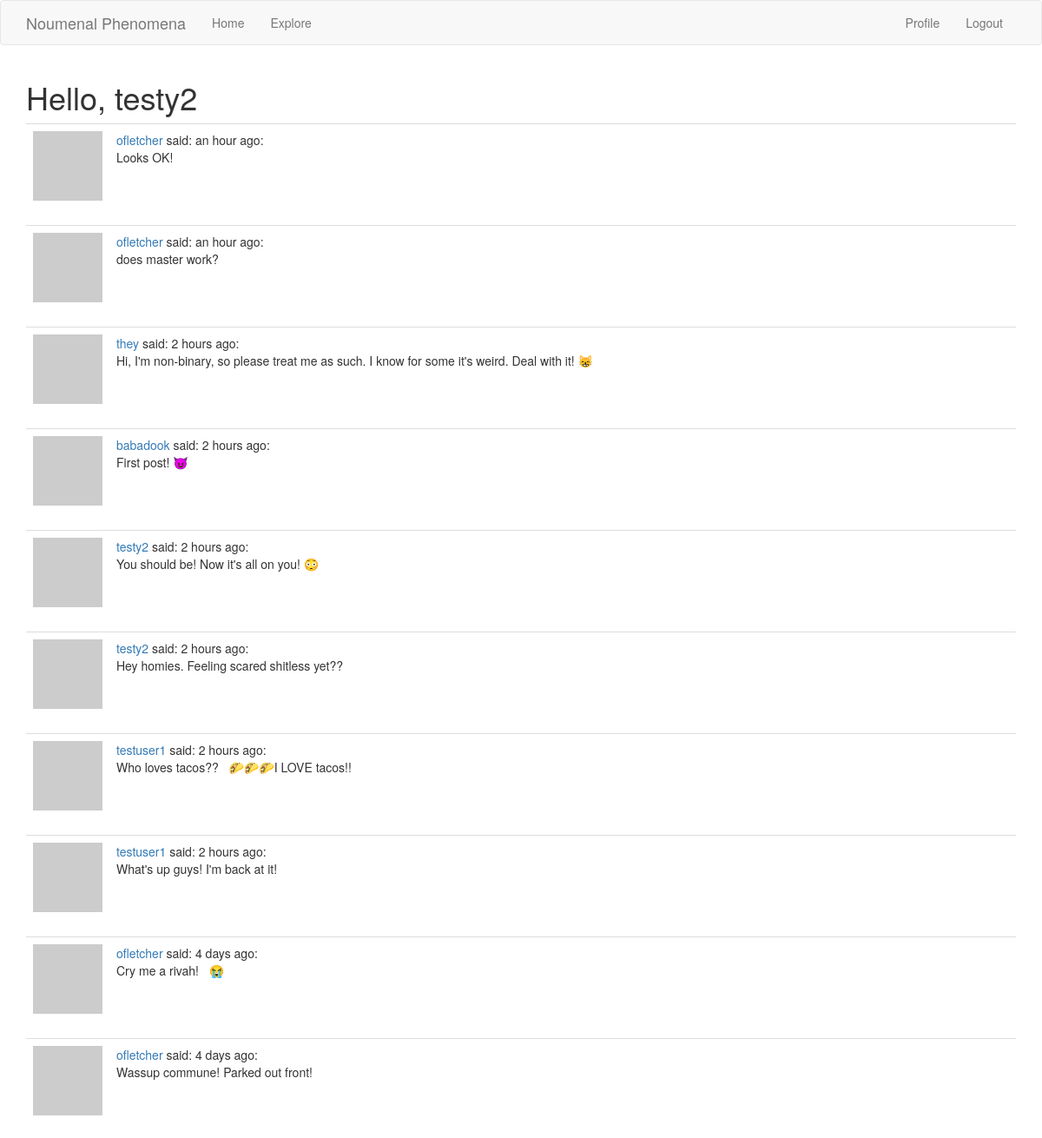
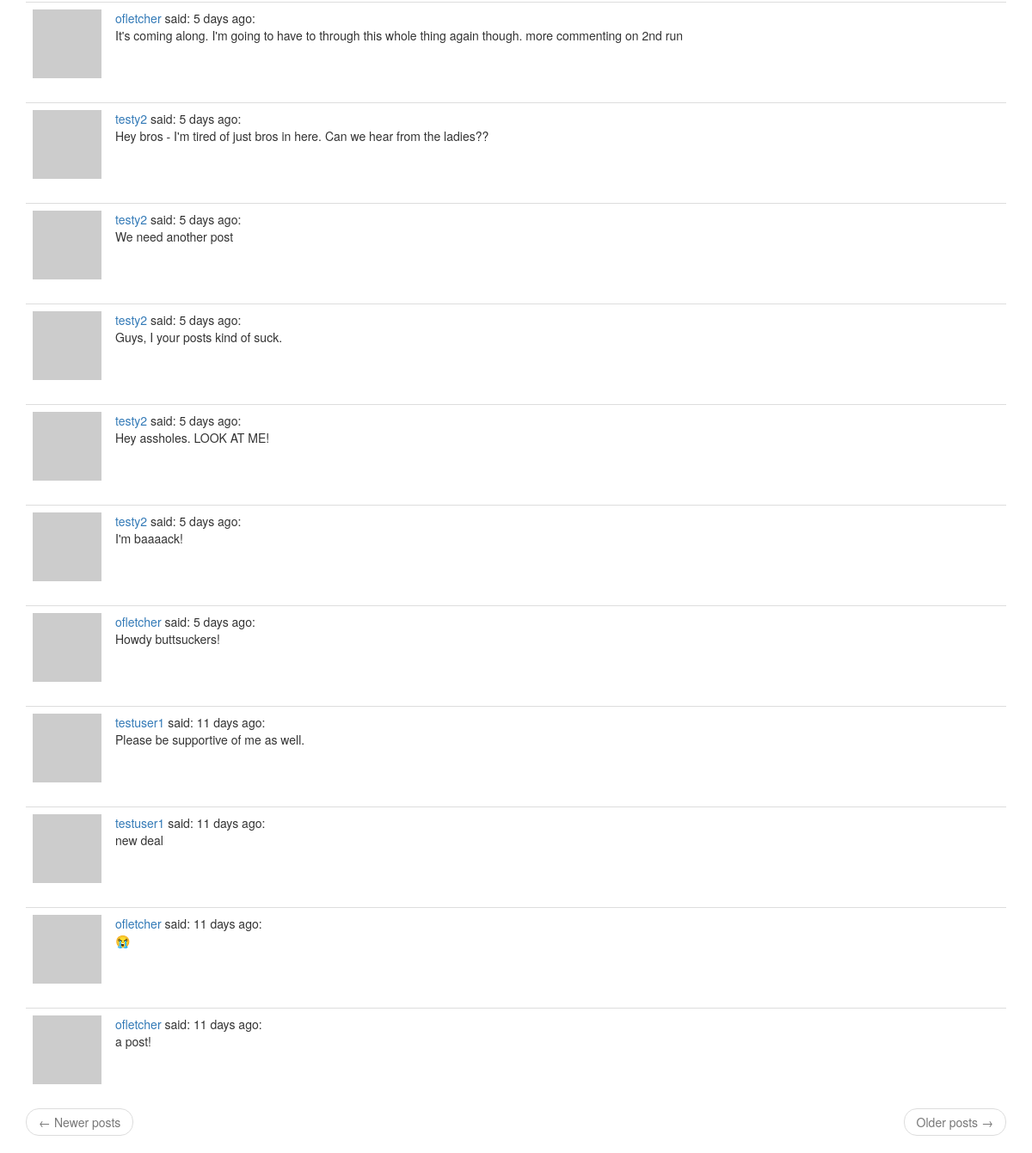
The page /explore (signed in) on the database its author committed (2 pictures, top to bottom).
### app/models.py (models this page shows, shortened)
class User(UserMixin, db.Model):
    id = db.Column(db.Integer, primary_key=True)
    username = db.Column(db.String(64), index=True, unique=True)
    email = db.Column(db.String(120), index=True, unique=True)
    password_hash = db.Column(db.String(128))
    posts = db.relationship('Post', backref='author', lazy='dynamic')
    about_me = db.Column(db.String(140))
    last_seen = db.Column(db.DateTime, default=datetime.utcnow)
    followed = db.relationship(
        'User', secondary=followers,
        primaryjoin=(followers.c.follower_id == id),
        secondaryjoin=(followers.c.followed_id == id),
        backref=db.backref('followers', lazy='dynamic'), lazy='dynamic')
    def avatar(self, size):
        digest = md5(self.email.lower().encode('utf-8')).hexdigest()
        return 'https://www.gravatar.com/avatar/{}?d=identicon&s={}'.format(
            digest, size)

class Post(db.Model):
    id = db.Column(db.Integer, primary_key=True)
    body = db.Column(db.String(140))
    timestamp = db.Column(db.DateTime, index=True, default=datetime.utcnow)
    user_id = db.Column(db.Integer, db.ForeignKey('user.id'))

### app/routes.py (the view)
@app_var.route('/explore')
@login_required
def explore():
    page = request.args.get('page', 1, type=int)
    posts = Post.query.order_by(Post.timestamp.desc()).paginate(
        page, app_var.config['POSTS_PER_PAGE'], False)
    next_url = url_for('explore', page=posts.next_num) \
        if posts.has_next else None
    prev_url = url_for('explore', page=posts.prev_num) \
        if posts.has_prev else None
    return render_template('index.html', title='Explore', posts=posts.items, next_url=next_url, prev_url=prev_url)

### app/models.py (called while the page is built)
@login.user_loader
def load_user(id):
    return User.query.get(int(id))

### app/routes.py (called while the page is built)
@app_var.before_request
def before_request():
    if current_user.is_authenticated:
        current_user.last_seen = datetime.utcnow()
        db.session.commit()

### app/templates/index.html (shortened to what this page needs)
{% extends "base.html" %}
{% import 'bootstrap/wtf.html' as wtf %}
{% block app_content %}
<h1>Hello, {{ current_user.username }}</h1>
{% for post in posts %}
{% include '_post.html' %}
{% endfor %}
<nav aria-label="...">
    <ul class="pager">
        <li class="previous{% if not prev_url %} disabled{% endif %}">
            <a href="{{ prev_url or '#' }}">
                <span aria-hidden="true">&larr;</span> Newer posts
            </a>
        </li>
        <li class="next{% if not next_url %} disabled{% endif %}">
            <a href="{{ next_url or '#' }}">
                Older posts <span aria-hidden="true">&rarr;</span>
            </a>
        </li>
    </ul>
</nav>
{% endblock %}

### app/templates/_post.html
<table class='table table-hover'>
    <tr>
        <td width='70px'>
            <a href="{{ url_for('user', username=post.author.username) }}">
                <img src="{{ post.author.avatar(70) }}">
            </a>
        </td>
        <td>
            <a href="{{ url_for('user', username=post.author.username)}}">
                {{ post.author.username }}
            </a>
            said: {{ moment(post.timestamp).fromNow() }}:
            <br>
            {{ post.body }}
        </td>
    </tr>
</table>

### rows shown on the page
User: username "testy2"
Post: author.username "ofletcher", timestamp "an hour ago", body "Looks OK!"
Post: author.username "ofletcher", timestamp "an hour ago", body "does master work?"
Post: author.username "they", timestamp "2 hours ago", body "Hi, I'm non-binary, so please treat me as such. I know for some it's weird. Deal with it! 😸"
Post: author.username "babadook", timestamp "2 hours ago", body "First post! 😈"
Post: author.username "testy2", timestamp "2 hours ago", body "You should be! Now it's all on you! 😳"
Post: author.username "testy2", timestamp "2 hours ago", body "Hey homies. Feeling scared shitless yet??"
Post: author.username "testuser1", timestamp "2 hours ago", body "Who loves tacos?? 🌮🌮🌮I LOVE tacos!!"
Post: author.username "testuser1", timestamp "2 hours ago", body "What's up guys! I'm back at it!"
Post: author.username "ofletcher", timestamp "4 days ago", body "Cry me a rivah! 😭"
Post: author.username "ofletcher", timestamp "4 days ago", body "Wassup commune! Parked out front!"
Post: author.username "ofletcher", timestamp "5 days ago", body "It's coming along. I'm going to have to through this whole thing again though. more commenting on 2nd run"
Post: author.username "testy2", timestamp "5 days ago", body "Hey bros - I'm tired of just bros in here. Can we hear from the ladies??"
Post: author.username "testy2", timestamp "5 days ago", body "We need another post"
Post: author.username "testy2", timestamp "5 days ago", body "Guys, I your posts kind of suck."
Post: author.username "testy2", timestamp "5 days ago", body "Hey assholes. LOOK AT ME!"
Post: author.username "testy2", timestamp "5 days ago", body "I'm baaaack!"
Post: author.username "ofletcher", timestamp "5 days ago", body "Howdy buttsuckers!"
Post: author.username "testuser1", timestamp "11 days ago", body "Please be supportive of me as well."
Post: author.username "testuser1", timestamp "11 days ago", body "new deal"
Post: author.username "ofletcher", timestamp "11 days ago", body "😭"
Post: author.username "ofletcher", timestamp "11 days ago", body "a post!"
